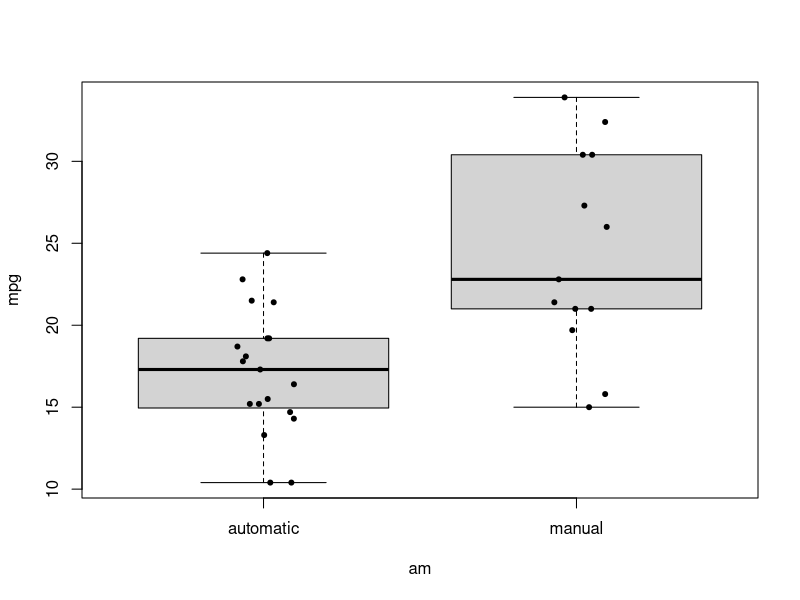
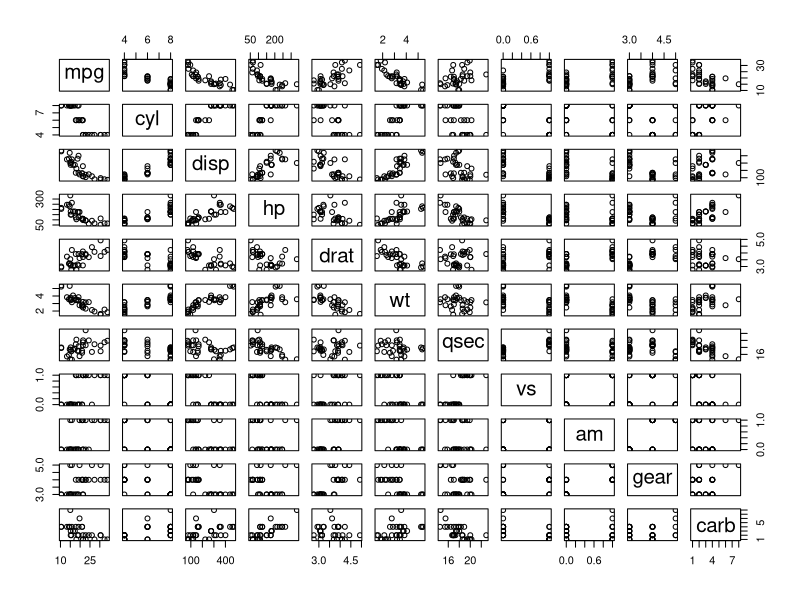
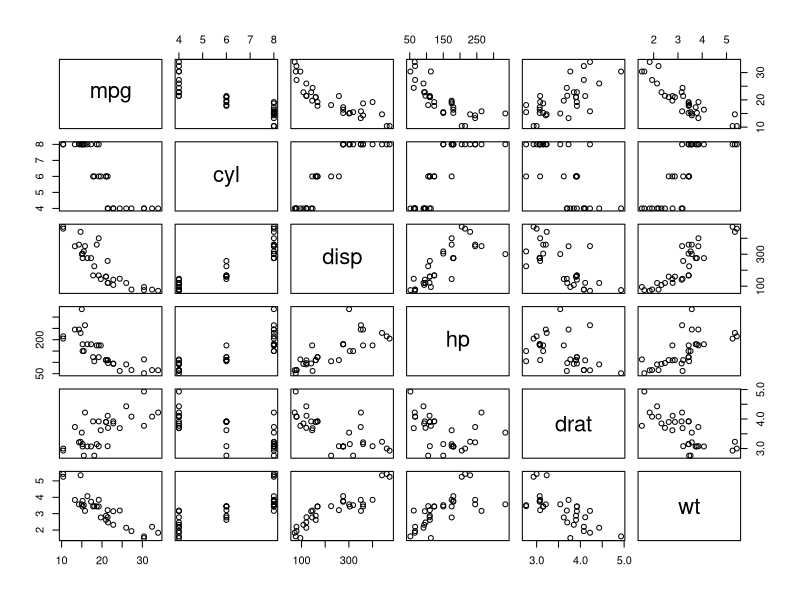
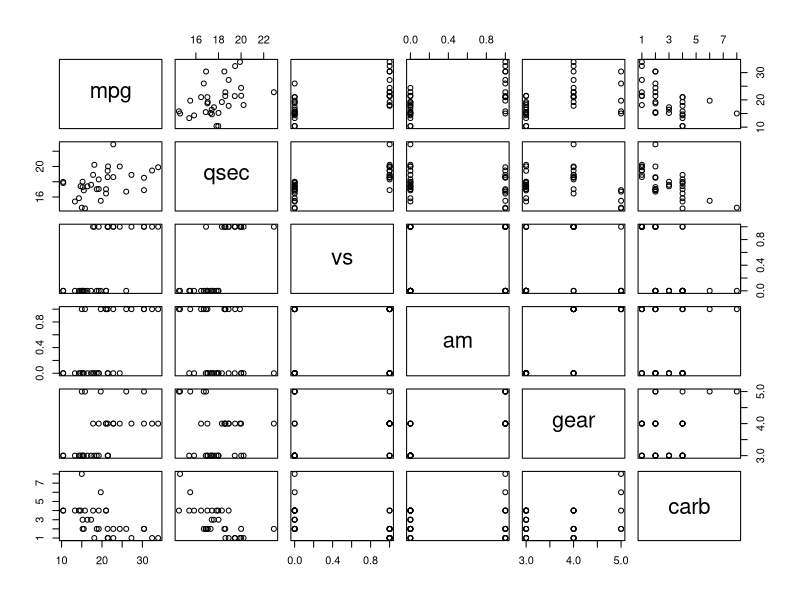
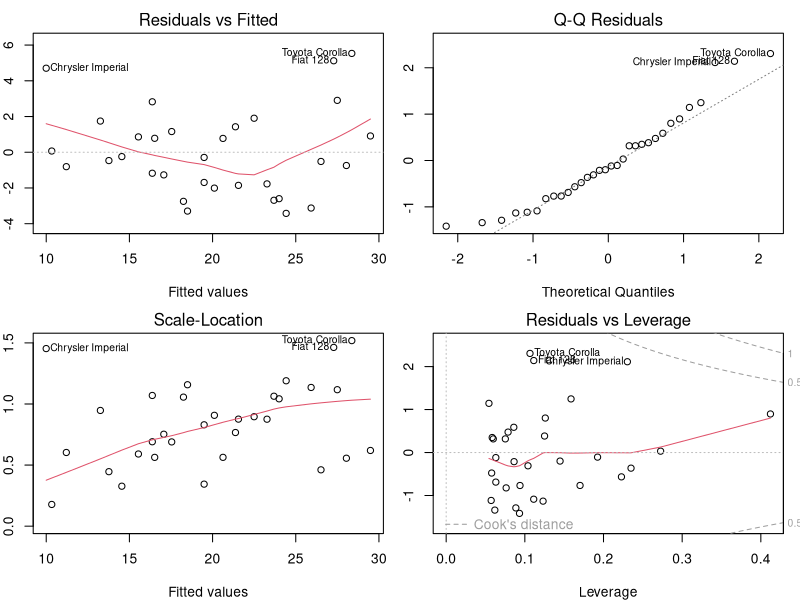
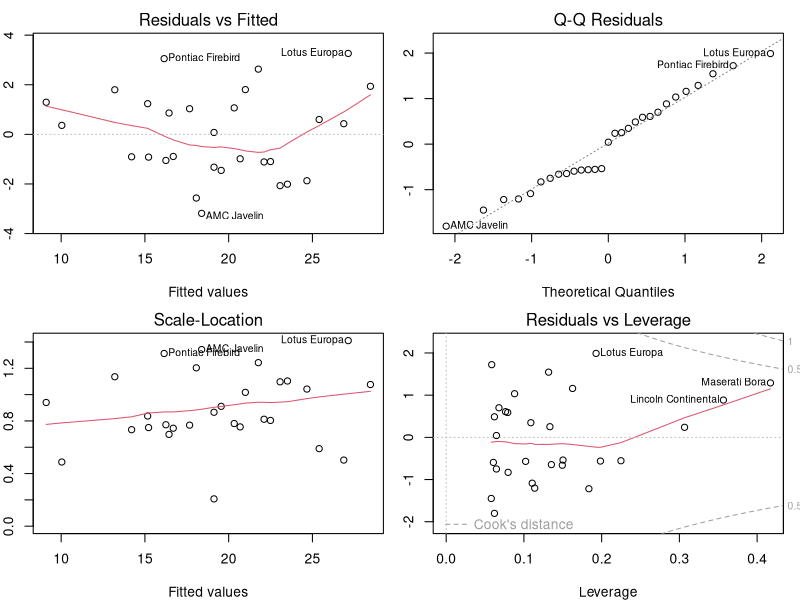

Write R code to recreate these figures, in order.
setwd("~/Github/RegressData_Assessment")

library(knitr)
data(mtcars)

mtcars2 <- within(mtcars, {
    # cyl <- as.factor(cyl)
    am <- factor(am, labels = c("automatic", "manual"))
    vs <- factor(vs, labels = c("V engine", "I engine"))
    # gear <- as.factor(gear)
    # carb <- as.factor(carb)
})

summary(mtcars2)

boxplot(mpg ~ am, data = mtcars2)
stripchart(mpg ~ am, data = mtcars2, vertical = T, method = "jitter",
           pch =20, add = T)

pairs(mtcars)
pairs(mtcars[, 1:6])
pairs(mtcars[, c(1,7:11)])

fit1 <- lm(mpg ~ am, data = mtcars2)
summary(fit1)$coef

fit2 <- lm(mpg ~ ., data = mtcars2)
summary(fit2)
fit3 <- lm(mpg ~ disp + hp + drat + wt + am + gear, data = mtcars2)
summary(fit3)
fit5 <- lm(mpg ~ hp + drat + wt + am, data = mtcars2)
summary(fit5)
fit4 <- lm(mpg ~ hp + wt + am, data = mtcars2)
summary(fit4)
a <- anova(fit4, fit3)
anova(fit4, fit5)

op <- par(mfrow = c(2,2), mar = c(4,2,2,1))
plot(fit4)
par(op)

outliers <- c("Chrysler Imperial", "Fiat 128", "Toyota Corolla")
mtcars3 <- mtcars2[!is.element(rownames(mtcars2), outliers),]
fit5 <- lm(mpg ~ hp + wt + am, data = mtcars3)

op <- par(mfrow = c(2,2), mar = c(4,2,2,1))
plot(fit5)
par(op)

fit5_sum <- summary(fit5)
